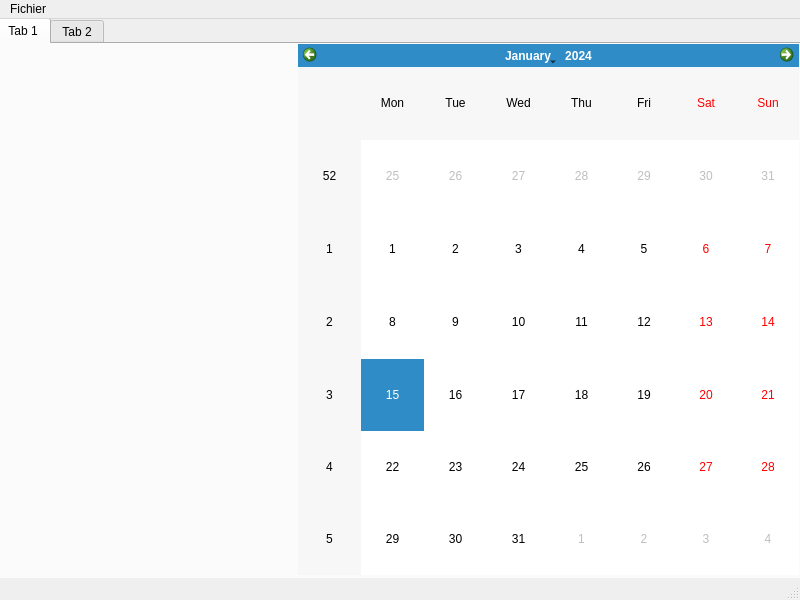
<?xml version="1.0" encoding="UTF-8"?>
<ui version="4.0">
 <class>MainWindow</class>
 <widget class="QMainWindow" name="MainWindow">
  <property name="geometry">
   <rect>
    <x>0</x>
    <y>0</y>
    <width>800</width>
    <height>600</height>
   </rect>
  </property>
  <property name="windowTitle">
   <string>MainWindow</string>
  </property>
  <widget class="QWidget" name="centralwidget">
   <widget class="QTabWidget" name="Calendrier">
    <property name="geometry">
     <rect>
      <x>-4</x>
      <y>-1</y>
      <width>811</width>
      <height>591</height>
     </rect>
    </property>
    <property name="currentIndex">
     <number>0</number>
    </property>
    <widget class="QWidget" name="tab">
     <attribute name="title">
      <string>Tab 1</string>
     </attribute>
     <widget class="QCalendarWidget" name="calendarWidget">
      <property name="geometry">
       <rect>
        <x>300</x>
        <y>0</y>
        <width>501</width>
        <height>531</height>
       </rect>
      </property>
     </widget>
    </widget>
    <widget class="QWidget" name="tab_2">
     <attribute name="title">
      <string>Tab 2</string>
     </attribute>
     <widget class="QTreeView" name="treeView">
      <property name="geometry">
       <rect>
        <x>260</x>
        <y>11</y>
        <width>531</width>
        <height>531</height>
       </rect>
      </property>
     </widget>
    </widget>
   </widget>
  </widget>
  <widget class="QMenuBar" name="menubar">
   <property name="geometry">
    <rect>
     <x>0</x>
     <y>0</y>
     <width>800</width>
     <height>21</height>
    </rect>
   </property>
   <widget class="QMenu" name="menuCalendar">
    <property name="title">
     <string>Fichier</string>
    </property>
   </widget>
   <addaction name="menuCalendar"/>
  </widget>
  <widget class="QStatusBar" name="statusbar"/>
 </widget>
 <resources/>
 <connections/>
</ui>
